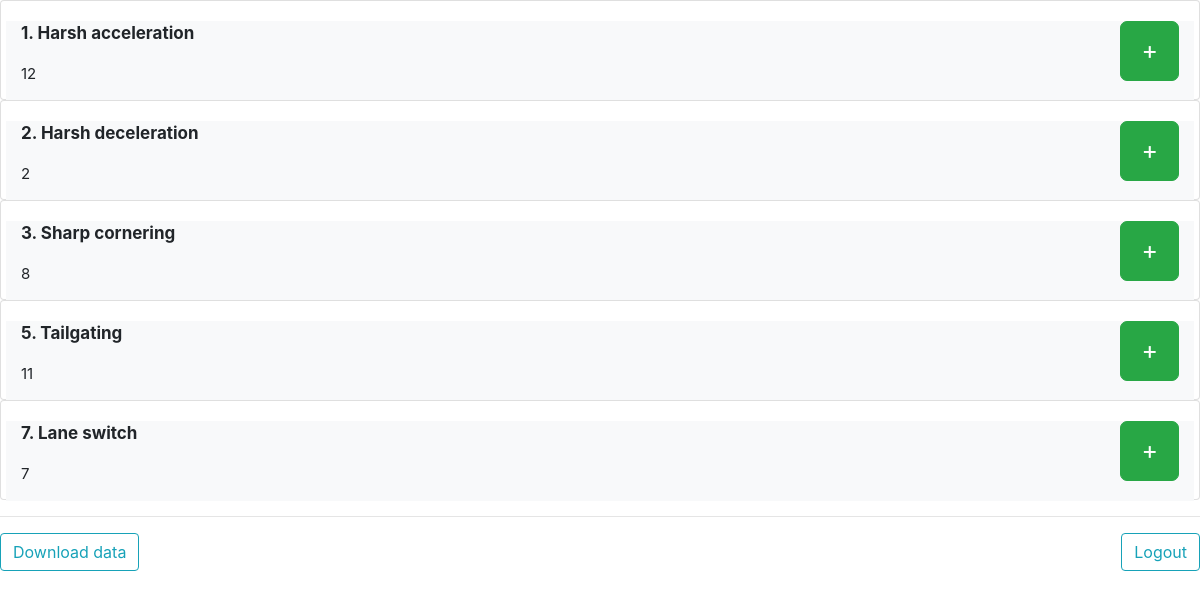
Screenshot of /counter/hoa (signed in) with the database file from the repository.
### main.py (models this page shows)
class Counter(db.Model):
    __tablename__ = "counter"
    id = db.Column(db.Integer, primary_key=True)
    label_no = db.Column(db.Integer)
    label_desc = db.Column(db.String(200))
    count_val = db.Column(db.Integer)
    date = db.Column(db.Date, default=date.today)
    timestamp = db.Column(db.DateTime, default=datetime.utcnow)
    user_name = db.Column(db.String(100))

### main.py (the view, shortened to what this page needs)
@server.route('/counter/<user_name>', methods=['GET', 'POST'])
@login_required
def counter(user_name):
    subquery = db.session.query(Counter.label_no, Counter.label_desc, Counter.count_val, func.max(Counter.timestamp), Counter.date).group_by(Counter.label_no, Counter.user_name).having(Counter.user_name == user_name).subquery()
    counters = db.session.query(subquery).all()
    return render_template('counter.html', counters=counters, user_name=user_name)

### main.py (called while the page is built)
@login_manager.user_loader
def load_user(user_id):
    return User.query.get(int(user_id))

@server.before_request
def before_request():
    session.permanent = True
    server.permanent_session_lifetime = timedelta(minutes=20)

### templates/counter.html (shortened to what this page needs)
{% extends "base.html" %}
{% block content %}
{% for counter in counters %}
    <div class="card" style="padding: 0; height: 100px">
      <div class="card-body">
        <div class="row">
          <div class="col-7 bg-light text-left">
            <p class="title" style="font-weight: bold; font-size: 17px">{{ counter.label_desc }}</p>
            <p class="subtitle" style="font-size: 15px; " id="counter-{{ counter.label_no }}">{{ counter.count_val }}</p>
          </div>
          <div class="col-5 bg-light text-right">
            <button onmousedown="startUpdatingCounter('{{ counter.label_no }}', '{{ user_name }}', 'add')" onmouseup="stopUpdatingCounter()" onmouseleave="stopUpdatingCounter()" class="btn btn-success btn-xl">+</button>
          </div>
        </div>
      </div>
    </div>
{% endfor %}
<hr>
<div class="row">
  <div class="col text-left">
    {% if current_user.id in [1, 2]: %}
    <a type="button" href="{{ url_for('download_counter', date_to_get='all')}}" class="btn btn-outline-info">Download data</a>
    {% endif %}
  </div>
  <div class="col-5 text-right">
    <a type="button" href="{{ url_for('logout')}}" class="btn btn-outline-info">Logout</a>
  </div>
</div>
{% endblock %}

### templates/base.html (shortened to what this page needs)
<!DOCTYPE html>
<html>
<head>
    <link rel="stylesheet" href="https://stackpath.bootstrapcdn.com/bootstrap/4.5.2/css/bootstrap.min.css">
    <link rel="stylesheet" href="{{ url_for('static', filename='./css/styles.css')}}">
</head>
<body>
       {% block content %}
       {% endblock %}
</body>
</html>

### static/css/styles.css (style rules this page uses)
.btn-xl { padding: 10px 20px; font-size: 25px; border-radius: 7px; }

### rows the page displays
Counter: label_desc "1. Harsh acceleration", count_val "12"
Counter: label_desc "2. Harsh deceleration", count_val "2"
Counter: label_desc "3. Sharp cornering", count_val "8"
Counter: label_desc "5. Tailgating", count_val "11"
Counter: label_desc "7. Lane switch", count_val "7"
